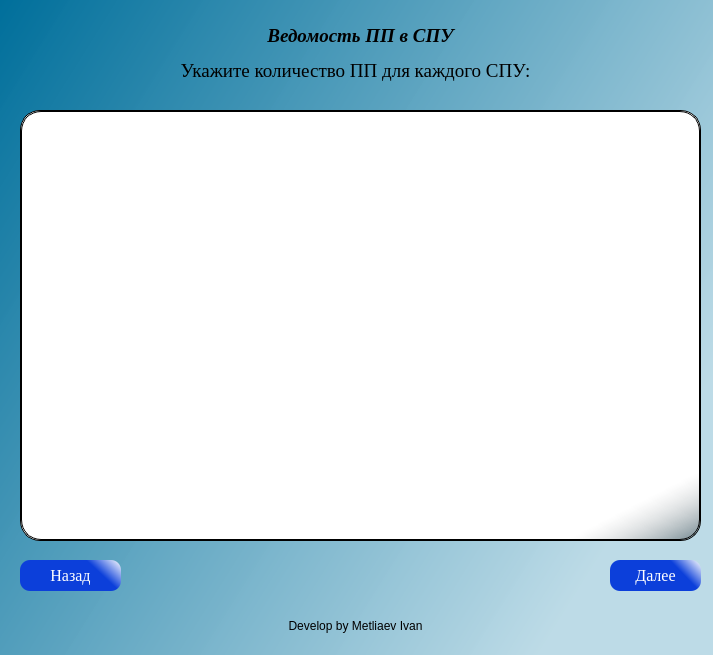
<?xml version="1.0" encoding="UTF-8"?>
<ui version="4.0">
 <class>MainWindow</class>
 <widget class="QMainWindow" name="MainWindow">
  <property name="geometry">
   <rect>
    <x>0</x>
    <y>0</y>
    <width>713</width>
    <height>655</height>
   </rect>
  </property>
  <property name="minimumSize">
   <size>
    <width>713</width>
    <height>655</height>
   </size>
  </property>
  <property name="maximumSize">
   <size>
    <width>713</width>
    <height>655</height>
   </size>
  </property>
  <property name="windowTitle">
   <string>Количество ПП в СПУ</string>
  </property>
  <property name="styleSheet">
   <string notr="true">QWidget#centralwidget{
     background:qlineargradient(spread:pad, x1:0, y1:0, x2:1, y2:0.574, stop:0 rgba(0, 111, 155, 255), stop:1 rgba(187, 218, 230, 248));
	font: 14pt &quot;Times New Roman&quot;;
}
</string>
  </property>
  <widget class="QWidget" name="centralwidget">
   <widget class="QLabel" name="label_hello">
    <property name="geometry">
     <rect>
      <x>0</x>
      <y>40</y>
      <width>711</width>
      <height>61</height>
     </rect>
    </property>
    <property name="font">
     <font>
      <family>Times New Roman</family>
      <pointsize>14</pointsize>
      <weight>50</weight>
      <italic>false</italic>
      <bold>false</bold>
     </font>
    </property>
    <property name="text">
     <string>Укажите количество ПП для каждого СПУ:</string>
    </property>
    <property name="alignment">
     <set>Qt::AlignCenter</set>
    </property>
    <property name="wordWrap">
     <bool>true</bool>
    </property>
   </widget>
   <widget class="QScrollArea" name="scrollArea">
    <property name="geometry">
     <rect>
      <x>20</x>
      <y>110</y>
      <width>681</width>
      <height>431</height>
     </rect>
    </property>
    <property name="styleSheet">
     <string notr="true">QScrollArea{
    border-radius: 20px;
	border: 1px;
    border-style: outset;
}
QWidget {
     background:qlineargradient(spread:pad, x1:0.989, y1:1, x2:0.914773, y2:0.909, stop:0 rgba(0, 0, 0, 48), stop:1 rgba(255, 255, 255, 255));
	font: 12pt &quot;Times New Roman&quot;;
    border-radius: 20px;
	border: 1px;
    border-style: outset;
}

QSpinBox{
	border: 1px;
    border-style: outset;
    border-radius: 10px;
}

QDoubleSpinBox{
	border: 1px;
    border-style: outset;
    border-radius: 10px;
}
QLabel{
	border: 0px;
}
QCheckBox{
	font: 12pt &quot;Times New Roman&quot;;
	border: 0px;
    border-style: outset;
}
QCheckBox::indicator {
    border: 3px solid #5A5A5A;
}
QCheckBox::indicator:unchecked:pressed
{
background-color : green;
}
QCheckBox::indicator:checked {
    image: url(:/check/dialog_ok_apply_icon.png);
	height: 12;
	width: 12;
	 border:1px solid #5A5A5A;
	background-color : white;
}</string>
    </property>
    <property name="widgetResizable">
     <bool>true</bool>
    </property>
    <widget class="QWidget" name="scroll_area">
     <property name="geometry">
      <rect>
       <x>0</x>
       <y>0</y>
       <width>679</width>
       <height>429</height>
      </rect>
     </property>
     <property name="styleSheet">
      <string notr="true"/>
     </property>
     <layout class="QGridLayout" name="gridLayout">
      <item row="1" column="0">
       <layout class="QGridLayout" name="gridLayout_2">
        <property name="horizontalSpacing">
         <number>6</number>
        </property>
        <property name="verticalSpacing">
         <number>20</number>
        </property>
       </layout>
      </item>
     </layout>
    </widget>
   </widget>
   <widget class="QLabel" name="label_develop">
    <property name="geometry">
     <rect>
      <x>0</x>
      <y>600</y>
      <width>711</width>
      <height>51</height>
     </rect>
    </property>
    <property name="text">
     <string>Develop by Metliaev Ivan</string>
    </property>
    <property name="alignment">
     <set>Qt::AlignCenter</set>
    </property>
   </widget>
   <widget class="QLabel" name="logo">
    <property name="geometry">
     <rect>
      <x>430</x>
      <y>600</y>
      <width>51</width>
      <height>51</height>
     </rect>
    </property>
    <property name="minimumSize">
     <size>
      <width>30</width>
      <height>30</height>
     </size>
    </property>
    <property name="styleSheet">
     <string notr="true">image:url(:/images/logo/35th Parallel-logos1.png);
</string>
    </property>
    <property name="text">
     <string/>
    </property>
    <property name="pixmap">
     <pixmap resource="../images/images.qrc">:/logo/logo/35th Parallel-logos1.png</pixmap>
    </property>
    <property name="scaledContents">
     <bool>true</bool>
    </property>
   </widget>
   <widget class="QLabel" name="label_hello_2">
    <property name="geometry">
     <rect>
      <x>10</x>
      <y>10</y>
      <width>701</width>
      <height>51</height>
     </rect>
    </property>
    <property name="minimumSize">
     <size>
      <width>0</width>
      <height>0</height>
     </size>
    </property>
    <property name="font">
     <font>
      <family>Times New Roman</family>
      <pointsize>14</pointsize>
      <weight>75</weight>
      <italic>true</italic>
      <bold>true</bold>
     </font>
    </property>
    <property name="text">
     <string>Ведомость ПП в СПУ</string>
    </property>
    <property name="alignment">
     <set>Qt::AlignCenter</set>
    </property>
    <property name="wordWrap">
     <bool>true</bool>
    </property>
   </widget>
   <widget class="QPushButton" name="next_tu_spu_2Button">
    <property name="geometry">
     <rect>
      <x>610</x>
      <y>560</y>
      <width>91</width>
      <height>31</height>
     </rect>
    </property>
    <property name="font">
     <font>
      <family>Times New Roman</family>
      <pointsize>12</pointsize>
     </font>
    </property>
    <property name="styleSheet">
     <string notr="true">QPushButton{
     background-color: qlineargradient(spread:pad, x1:0.584682, y1:0.136, x2:1, y2:0, stop:0.25 rgba(12, 63, 218, 255), stop:1 rgba(255, 255, 255, 255));
     border-style: outset;
     border-radius: 10px;
	 color:white;
 }

QPushButton:hover{
     background-color:qlineargradient(spread:pad, x1:0, y1:0, x2:1, y2:0, stop:0 rgba(0, 171, 0, 255), stop:1 rgba(255, 255, 255, 255));
     border-style: inset;
	 color:black;
 }</string>
    </property>
    <property name="text">
     <string>Далее</string>
    </property>
   </widget>
   <widget class="QPushButton" name="back_btn">
    <property name="geometry">
     <rect>
      <x>20</x>
      <y>560</y>
      <width>101</width>
      <height>31</height>
     </rect>
    </property>
    <property name="font">
     <font>
      <family>Times New Roman</family>
      <pointsize>12</pointsize>
     </font>
    </property>
    <property name="styleSheet">
     <string notr="true">QPushButton{
     background-color: qlineargradient(spread:pad, x1:0.584682, y1:0.136, x2:1, y2:0, stop:0.25 rgba(12, 63, 218, 255), stop:1 rgba(255, 255, 255, 255));
     border-style: outset;
     border-radius: 10px;
	 color:white;
 }

QPushButton:hover{
     background-color:qlineargradient(spread:reflect, x1:0, y1:0.261, x2:0.989, y2:0, stop:0.267045 rgba(255, 0, 0, 255), stop:1 rgba(255, 255, 255, 255));
     border-style: inset;
	 color:black;
 }
</string>
    </property>
    <property name="text">
     <string>Назад</string>
    </property>
   </widget>
  </widget>
 </widget>
 <resources>
  <include location="../images/images.qrc"/>
 </resources>
 <connections/>
</ui>
